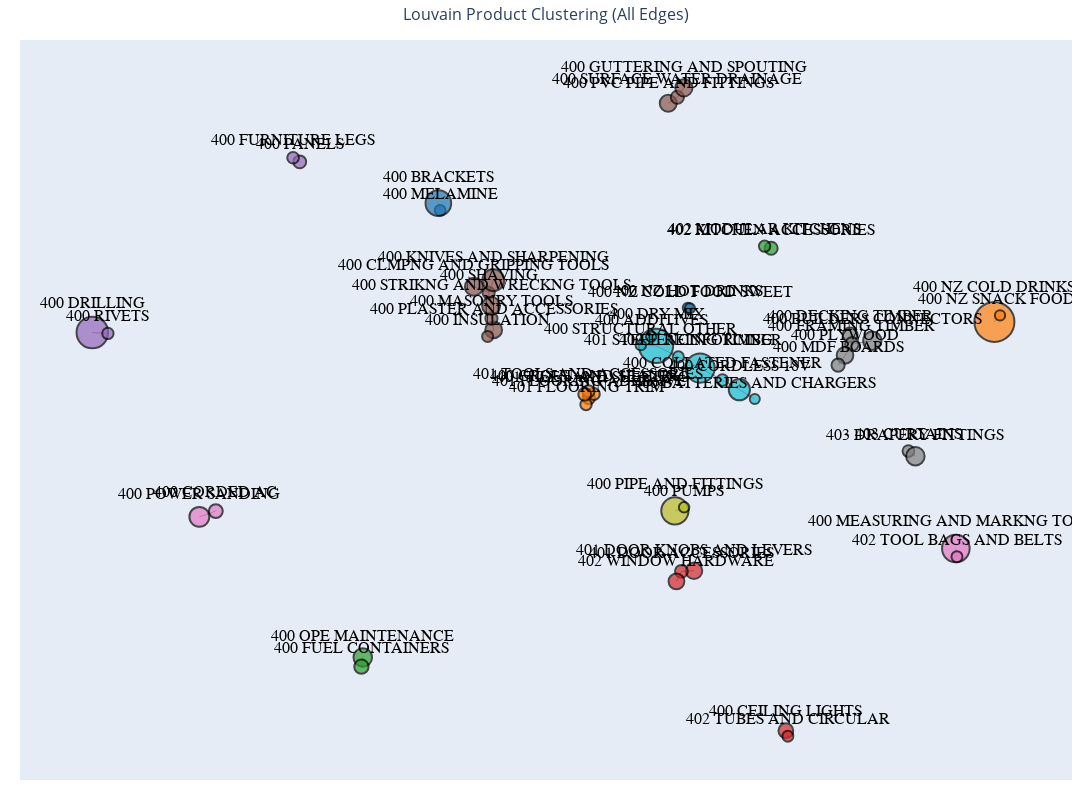

This figure's notebook cell:
### Markdown cell above
## Results

### Code cell
fig.show()

### Figure 1 — Plotly figure (JSON) as saved in the notebook; plotly's stock layout.template omitted (floating-point values rounded to 4 significant figures)
{"data": [{"hoverinfo": "none", "line": {"color": "gray", "width": 1}, "mode": "lines", "type": "scatter", "x": [0.1083, 0.1123, null, -0.07599, -0.08119, null, -0.07599, -0.06659, null, -0.07599, -0.0768, null, -0.07599, -0.08373, null, -0.06659, -0.0768, null, -0.06659, -0.08373, null, 0.2633, 0.2511, null, -0.0768, -0.08373, null, 0.2907, 0.2944, null, -0.614, -0.6264, null, -0.2531, -0.2643, null, -0.2531, -0.2572, null, 0.04907, 0.03993, null, 0.04907, 0.02072, null, 0.04907, 0.09055, null, 0.5189, 0.5317, null, 0.08416, 0.1013, null, -0.2572, -0.2579, null, -0.3527, -0.356, null, 0.6788, 0.6893, null, 0.4103, 0.4136, null, 0.4136, 0.4008, null, 0.4136, 0.4516, null, 0.1197, 0.09632, null, 0.09632, 0.08709, null, -0.29, -0.2624, null, -0.2624, -0.2579, null, -0.2624, -0.2538, null, 0.07175, 0.08878, null, 0.08878, 0.1009, null, 0.2042, 0.1727, null, 0.2042, 0.2329, null, 0.1727, 0.1311, null, 0.4008, 0.3879, null, 0.607, 0.6091, null, 0.1311, 0.09055, null, -0.4967, -0.4992, null, -1, -0.9711, null, -0.7702, -0.8009, null], "y": [0.1921, 0.1907, null, -0.05442, -0.07151, null, -0.05442, -0.04304, null, -0.05442, -0.03611, null, -0.05442, -0.04388, null, -0.04304, -0.03611, null, -0.04304, -0.04388, null, 0.3547, 0.3601, null, -0.03611, -0.04388, null, -0.9614, -0.9763, null, 0.5902, 0.6013, null, 0.1319, 0.114, null, 0.1319, 0.1626, null, 0.08849, 0.1132, null, 0.08849, 0.09022, null, 0.08849, 0.05811, null, -0.1985, -0.2126, null, -0.3616, -0.3521, null, 0.1626, 0.1977, null, 0.4582, 0.4776, null, 0.1536, 0.1714, null, 0.1185, 0.09302, null, 0.09302, 0.06226, null, 0.09302, 0.102, null, -0.5252, -0.5268, null, -0.5268, -0.5539, null, 0.2497, 0.2332, null, 0.2332, 0.1977, null, 0.2332, 0.2672, null, 0.7499, 0.7664, null, 0.7664, 0.7922, null, -0.03131, -0.005135, null, -0.03131, -0.05688, null, -0.005135, 0.02775, null, 0.06226, 0.03576, null, -0.4644, -0.4868, null, 0.02775, 0.05811, null, -0.7616, -0.7867, null, 0.1247, 0.1222, null, -0.3624, -0.3781, null]}, {"hoverinfo": "text", "marker": {"color": ["#1f77b4", "#1f77b4", "#ff7f0e", "#ff7f0e", "#ff7f0e", "#2ca02c", "#2ca02c", "#ff7f0e", "#ff7f0e", "#d62728", "#d62728", "#9467bd", "#9467bd", "#8c564b", "#8c564b", "#17becf", "#17becf", "#7f7f7f", "#7f7f7f", "#bcbd22", "#bcbd22", "#8c564b", "#1f77b4", "#1f77b4", "#ff7f0e", "#ff7f0e", "#7f7f7f", "#7f7f7f", "#17becf", "#d62728", "#d62728", "#d62728", "#8c564b", "#8c564b", "#8c564b", "#8c564b", "#8c564b", "#17becf", "#17becf", "#7f7f7f", "#e377c2", "#e377c2", "#7f7f7f", "#8c564b", "#17becf", "#17becf", "#7f7f7f", "#8c564b", "#2ca02c", "#2ca02c", "#9467bd", "#9467bd", "#17becf", "#e377c2", "#e377c2"], "line": {"color": "black", "width": 2}, "size": [10.31, 10, 12.2, 11.39, 11.85, 13.07, 11.33, 12.22, 12.84, 14.77, 10.92, 12.82, 11.7, 16.78, 11.09, 34.31, 10.29, 11.76, 18.49, 27.22, 10.52, 12.18, 10.73, 25.65, 40, 10.22, 14.71, 13.6, 10.41, 16.55, 12.84, 15.84, 17.98, 12.17, 17.87, 16.92, 13.11, 21.21, 11.55, 16.58, 27.61, 10.99, 13.19, 17.28, 29.14, 11.22, 18.4, 21.85, 18.52, 14.3, 31.61, 11.34, 10, 13.9, 19.95]}, "mode": "markers+text", "text": ["400 NZ HOT DRINKS", "400 NZ COLD FOOD SWEET", "401 FLOORING ADHESIVE", "401 FLOORING TRIM", "401 TILES AND SHEETING", "402 KITCHEN ACCESSORIES", "402 MODULAR KITCHENS", "401 TOOLS AND ACCESSORIES", "400 GROUT AND SEALER", "400 CEILING LIGHTS", "402 TUBES AND CIRCULAR", "400 PANELS", "400 FURNITURE LEGS", "400 PLASTER AND ACCESSORIES", "400 INSULATION", "400 DRY MIX", "400 ADDITIVES", "403 CURTAINS", "403 DRAPERY FITTINGS", "400 PIPE AND FITTINGS", "400 PUMPS", "400 MASONRY TOOLS", "400 MELAMINE", "400 BRACKETS", "400 NZ COLD DRINKS", "400 NZ SNACK FOODS", "400 DECKING TIMBER", "400 FRAMING TIMBER", "400 STRUCTURAL OTHER", "401 DOOR KNOBS AND LEVERS", "401 DOOR ACCESSORIES", "402 WINDOW HARDWARE", "400 CLMPNG AND GRIPPING TOOLS", "400 SHAVING", "400 STRIKNG AND WRECKNG TOOLS", "400 PVC PIPE AND FITTINGS", "400 SURFACE WATER DRAINAGE", "400 CORDLESS 18V", "400 COLLATED FASTENER", "400 PLYWOOD", "400 MEASURING AND MARKNG TOOLS", "402 TOOL BAGS AND BELTS", "400 MDF BOARDS", "400 GUTTERING AND SPOUTING", "400 FENCING TIMBER", "401 STEEL REINFORCING", "400 BUILDERS CONNECTORS", "400 KNIVES AND SHARPENING", "400 OPE MAINTENANCE", "400 FUEL CONTAINERS", "400 DRILLING", "400 RIVETS", "400 BATTERIES AND CHARGERS", "400 CORDED AC", "400 POWER SANDING"], "textfont": {"color": "black", "family": "Arial", "size": 16}, "textposition": "top center", "type": "scatter", "x": [0.1083, 0.1123, -0.07599, -0.08119, -0.06659, 0.2633, 0.2511, -0.0768, -0.08373, 0.2907, 0.2944, -0.614, -0.6264, -0.2531, -0.2643, 0.04907, 0.03993, 0.5189, 0.5317, 0.08416, 0.1013, -0.2572, -0.3527, -0.356, 0.6788, 0.6893, 0.4103, 0.4136, 0.02072, 0.1197, 0.09632, 0.08709, -0.29, -0.2624, -0.2579, 0.07175, 0.08878, 0.2042, 0.1727, 0.4008, 0.607, 0.6091, 0.3879, 0.1009, 0.1311, 0.09055, 0.4516, -0.2538, -0.4967, -0.4992, -1, -0.9711, 0.2329, -0.7702, -0.8009], "y": [0.1921, 0.1907, -0.05442, -0.07151, -0.04304, 0.3547, 0.3601, -0.03611, -0.04388, -0.9614, -0.9763, 0.5902, 0.6013, 0.1319, 0.114, 0.08849, 0.1132, -0.1985, -0.2126, -0.3616, -0.3521, 0.1626, 0.4582, 0.4776, 0.1536, 0.1714, 0.1185, 0.09302, 0.09022, -0.5252, -0.5268, -0.5539, 0.2497, 0.2332, 0.1977, 0.7499, 0.7664, -0.03131, -0.005135, 0.06226, -0.4644, -0.4868, 0.03576, 0.7922, 0.02775, 0.05811, 0.102, 0.2672, -0.7616, -0.7867, 0.1247, 0.1222, -0.05688, -0.3624, -0.3781]}], "layout": {"height": 800, "hovermode": "closest", "margin": {"b": 20, "l": 20, "r": 20, "t": 40}, "showlegend": false, "title": {"font": {"size": 16}, "text": "Louvain Product Clustering (All Edges)", "x": 0.5}, "width": 1200, "xaxis": {"showgrid": false, "showticklabels": false, "zeroline": false}, "yaxis": {"showgrid": false, "showticklabels": false, "zeroline": false}}}
